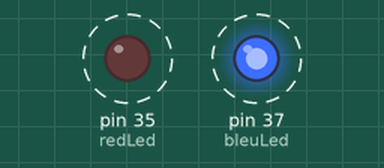
The program below on a simulated Raspberry Pi (header pin numbers). On the bench: output pins drawn as LEDs (lit = HIGH). Dashed ring = blinking. Sound played through the audio output is not drawn and takes no time.

Above: at 2.2 s.
Timing chart, 0 to 5.0 s (numbered marks = the images above):
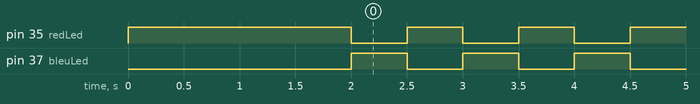

Measured:
- by itself, pin 35 (redLed), pin 37 (bleuLed): alternates HIGH for 0.50 s and LOW for 0.50 s

The program:

lights.py
```python
import RPi.GPIO as GPIO
import time
import pygame


def switcher(ledState):
    return GPIO.HIGH if ledState == GPIO.LOW else GPIO.LOW


GPIO.setmode(GPIO.BOARD)

pygame.mixer.init()
pygame.mixer.music.load("./songs/Paid-My-Dues.mp3")
pygame.mixer.music.set_volume(1.0)

bleuLed = 37
redLed = 35
bleuLedState = GPIO.LOW
redLedState = GPIO.HIGH

GPIO.setwarnings(False)  # Disable warnings.

GPIO.setup(bleuLed, GPIO.OUT, initial=bleuLedState)
GPIO.setup(redLed, GPIO.OUT, initial=redLedState)

time.sleep(2)

pygame.mixer.music.play()

while True:
    bleuLedState = switcher(bleuLedState)
    redLedState = switcher(redLedState)

    GPIO.output(bleuLed, bleuLedState)
    GPIO.output(redLed, redLedState)

    # while pygame.mixer.music.get_busy() == True:
    #    pass

    time.sleep(0.5)
```
